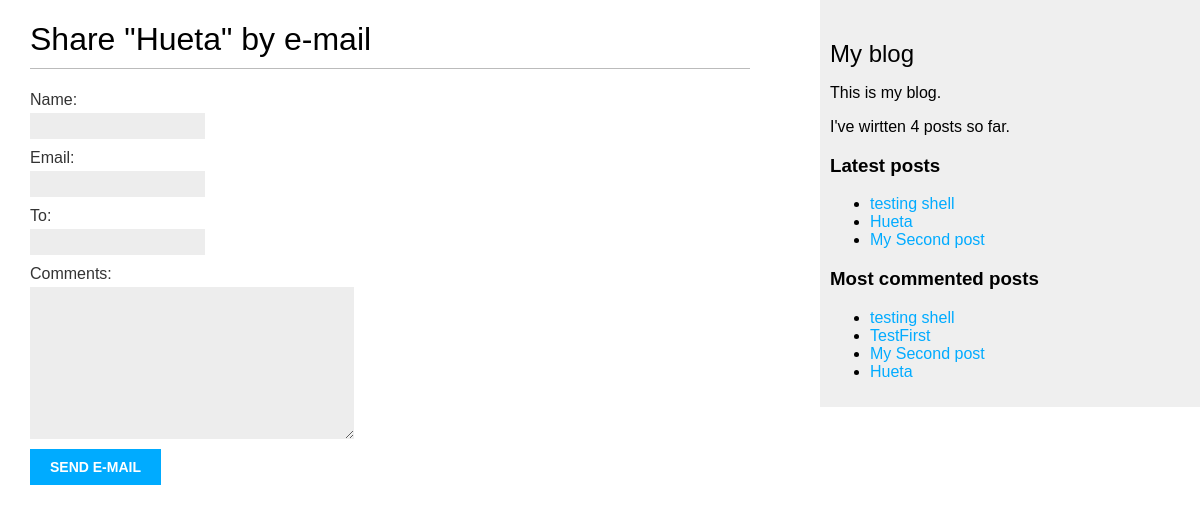
The app's page /blog/3/share/, older data.
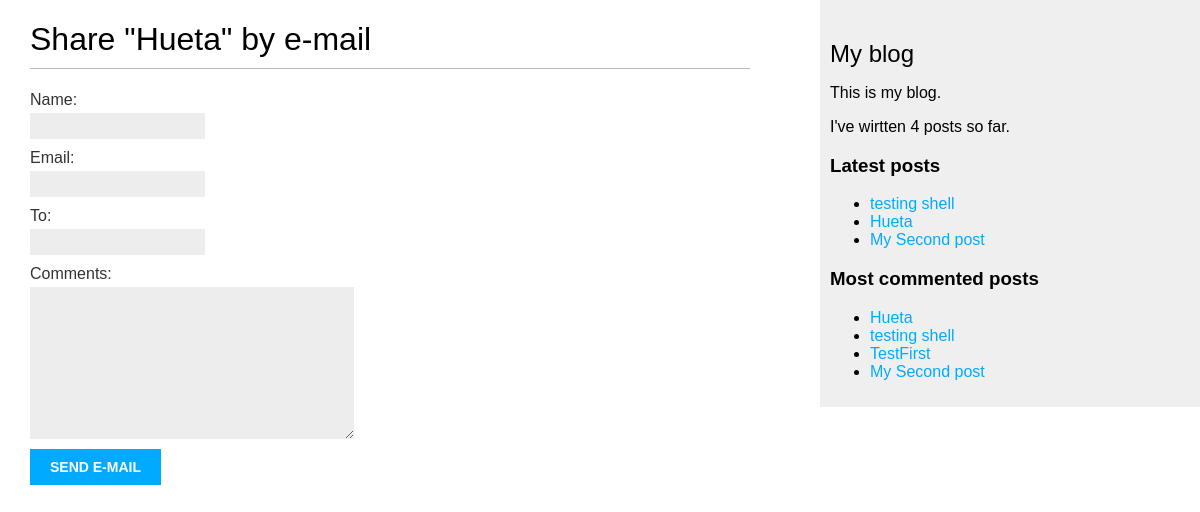
The same page, newer data.
### blog/models.py (models this page shows, shortened)
class Post(models.Model):
    class Status(models.TextChoices):
        DRAFT = 'DF', 'Draft'
        PUBLISHED = 'PB', 'Published'
    title = models.CharField(max_length=250)
    slug = models.SlugField(max_length=250,
                            unique_for_date='publish')
    author = models.ForeignKey(
        settings.AUTH_USER_MODEL,
        on_delete=models.CASCADE,
        related_name='blog_posts'
    )
    body = models.TextField()
    publish = models.DateTimeField(default=timezone.now)
    created = models.DateTimeField(auto_now_add=True)
    updated = models.DateTimeField(auto_now=True)
    status = models.CharField(
        max_length=2,
        choices=Status,
        default=Status.DRAFT
    )
    objects = models.Manager()
    published = PublishedManager()
    tags = TaggableManager()
    class Meta:
        ordering = ['-publish']
        indexes = [
            models.Index(fields=['publish']),
        ]
    def get_absolute_url(self):
        return reverse("blog:post_detail",
                       args=[
                            self.publish.year,
                            self.publish.month,
                            self.publish.day,
                            self.slug
                             ]
                       )

### blog/views.py (the view)
# urls.py: path('<int:post_id>/share/', views.post_share, name='post_share'),
def post_share(request, post_id):
    post = get_object_or_404(
        Post,
        id=post_id,
        status=Post.Status.PUBLISHED
    )
    sent = False
    if request.method == "POST":
        form = MailPostForm(request.POST or None)
        if form.is_valid():
            cd = form.cleaned_data
            post_url = request.build_absolute_uri(
            post.get_absolute_url()
            )
        subject = (
        f"{cd['name']} ({cd['email']}) "
        f"recomends your read {post.title}"
        )
        message = (
            f"Read {post.title} at {post_url}\n\n"
            f"{cd['name']}\'s comments: {cd['comments']}"
            )
        send_mail(
            subject=subject,
            message=message,
            from_email=None,
            recipient_list=[cd['to']]
        )
        sent = True
    else:
        form = MailPostForm()
    return render(
        request,
        'blog/post/share.html',
        {
            'post':post,
            'form':form,
            'sent':sent
        }
    )

### blog/forms.py
class MailPostForm(forms.Form):
    name = forms.CharField(max_length=25)
    email = forms.EmailField()
    to = forms.EmailField()
    comments = forms.CharField(
            required=False,
            widget= forms.Textarea
            )

### blog/models.py (called while the page is built)
    def get_queryset(self):
        return (
            super().get_queryset().filter(status = Post.Status.PUBLISHED)
        )

### blog/templatetags/blog_tags.py (called while the page is built)
@register.simple_tag
def total_posts():
    return Post.published.count()

@register.inclusion_tag('blog/post/latest_posts.html')
def show_latest_posts(count=5):
    latest_posts = Post.published.order_by('-publish')[:count]
    return {'latest_posts':latest_posts}

@register.simple_tag
def get_most_commented_posts(count=5):
    return Post.published.annotate(
        total_comments = Count('comments')
        ).order_by('-total_comments')[:count]

### templates/blog/post/share.html (shortened to what this page needs)
{% extends "blog/base.html" %}
{% block content %}
{% if sent %}
<h1>E-mail successfully sent</h1>
<p>
"{{ post.title }}" was successfully sent to {{ form.cleaned_data.to }}.
</p>
{% else %}
<h1>Share "{{ post.title }}" by e-mail</h1>
<form method="post">
{{ form.as_p }}
<input type="submit" value="Send e-mail">
</form>
{% endif %}
{% endblock %}

### templates/blog/base.html (shortened to what this page needs)
{% load blog_tags %}
{% load static %}
<!DOCTYPE html>
<html>
<head>
  {% load static %}
  <link rel="stylesheet" href="{% static "css/blog.css" %}">
</head>
<body>
  <div id="content">
    {% block content %}
    {% endblock %}
  </div>
  <div id="sidebar">
    <h2>My blog</h2>
    <p>This is my blog.</p>
    I've wirtten {% total_posts %} posts so far.
    <h3>Latest posts</h3>
    {% show_latest_posts 3 %}
    <h3>Most commented posts</h3>
    {% get_most_commented_posts as most_commented_posts %}
    <ul>
       {% for post in most_commented_posts %}
       <li>
          <a href="{{ post.get_absolute_url }}">{{ post.title }}</a>
       </li>
       {% endfor %}
    </ul>
  </div>
</body>
</html>

### templates/blog/post/latest_posts.html
<ul>
    {% for post in latest_posts %}
    <li>
        <a href="{{ post.get_absolute_url }}">{{ post.title }}</a>
    </li>
    {% endfor %}
</ul>

Row changes from the older to the newer data that the page shows:
changed Post "Hueta": moves up the list
